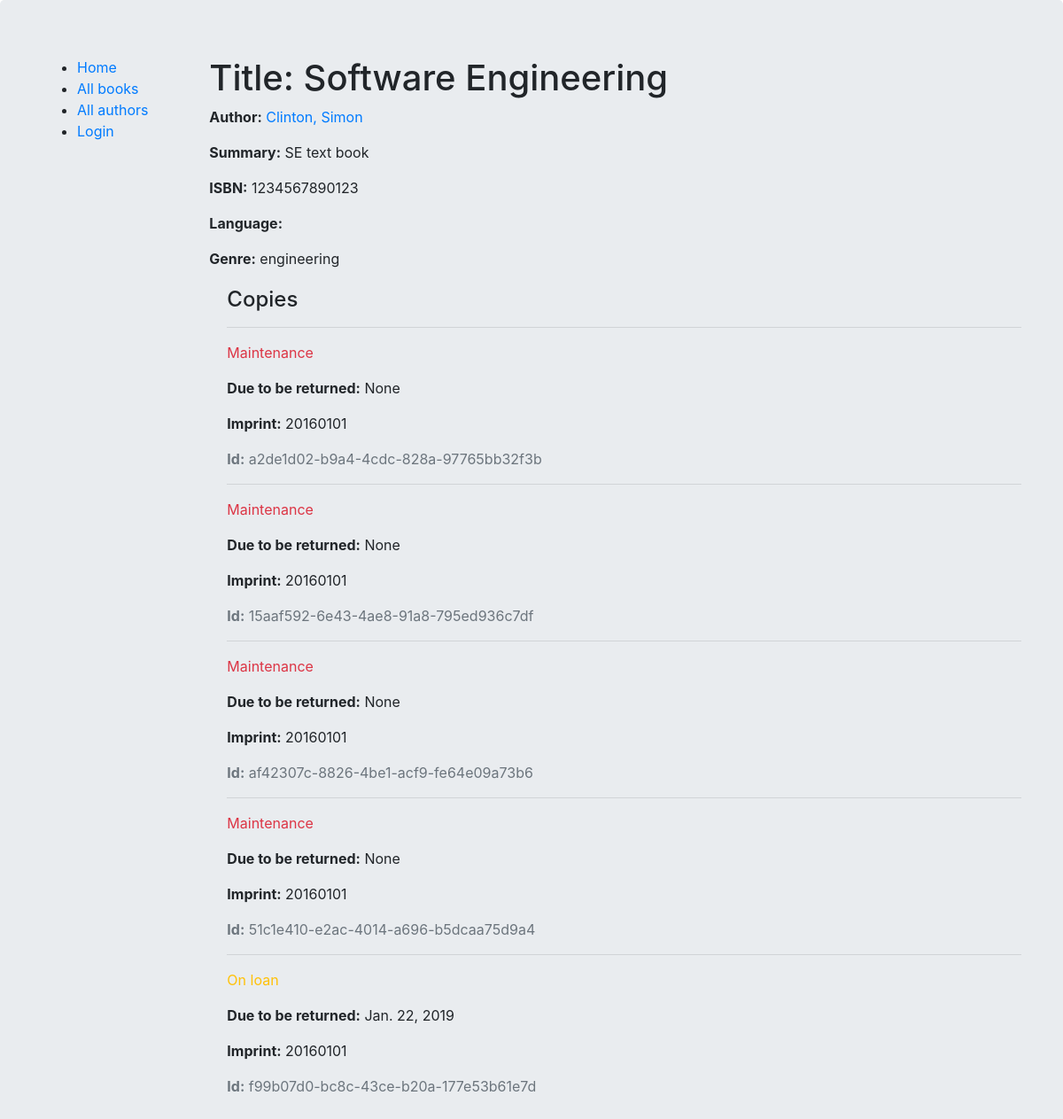
/catalog/book/2, run on the app's committed database.
### catalog/models.py (models this page shows, shortened)
class Book(models.Model):
    title = models.CharField(max_length=200)
    author = models.ForeignKey('Author', on_delete=models.SET_NULL, null=True)
    summary = models.TextField(max_length=1000, help_text='Enter a brief description of the book')
    isbn = models.CharField('ISBN', max_length=13, help_text='13 Character <a href="https://www.isbn-international.org/content/what-isbn">ISBN number</a>')
    genre = models.ManyToManyField(Genre, help_text='Select a genre for this book')
    def display_genre(self):
        """Create a string for the Genre. This is required to display genre in Admin."""
        return ', '.join(genre.name for genre in self.genre.all()[:3])
    display_genre.short_description = 'Genre'
    class Meta:
        ordering = ['title']

class Author(models.Model):
    first_name = models.CharField(max_length=100)
    last_name = models.CharField(max_length=100)
    date_of_birth = models.DateField(null=True, blank=True)
    date_of_death = models.DateField(null=True, blank=True)
    class Meta:
        ordering = ['last_name', 'first_name']
    def __str__(self):
        return f'{self.last_name}, {self.first_name}'

class Genre(models.Model):
    name = models.CharField(max_length=200, help_text='Enter a book genre (e.g. Science Fiction)')
    def __str__(self):
        return self.name

class BookInstance(models.Model):
    id = models.UUIDField(primary_key=True, default=uuid.uuid4, help_text='Unique ID for this particular book across whole library')
    book = models.ForeignKey('Book', on_delete=models.SET_NULL, null=True)
    borrower = models.ForeignKey(User, on_delete=models.SET_NULL, null=True, blank=True)
    imprint = models.CharField(max_length=200)
    due_back = models.DateField(null=True, blank=True)
    LOAN_STATUS = (
        ('m', 'Maintenance'),
        ('o', 'On loan'),
        ('a', 'Available'),
        ('r', 'Reserved'),
    )
    status = models.CharField(
        max_length=1,
        choices=LOAN_STATUS,
        blank=True,
        default='m',
        help_text='Book availability',
    )
    class Meta:
        ordering = ['due_back']
        permissions = (("Can_mark_returned", "Set book as returned"),)

### catalog/views.py (the view)
# urls.py: path('book/<int:pk>', views.BookDetailView.as_view(), name='book-detail')
class BookDetailView(generic.DetailView):
    model = Book
    paginate_by = 2

### catalog/templates/catalog/book_detail.html
{% extends "base_generic.html" %}
{% block content %}
  <h1>Title: {{ book.title }}</h1>
  <p><strong>Author:</strong> <a href="">{{ book.author }}</a></p>
  <p><strong>Summary:</strong> {{ book.summary }}</p>
  <p><strong>ISBN:</strong> {{ book.isbn }}</p>
  <p><strong>Language:</strong> {{ book.language }}</p>
  <p><strong>Genre:</strong> {% for genre in book.genre.all %} {{ genre }}{% if not forloop.last %}, {% endif %}{% endfor %}</p>
  <div style="margin-left:20px;margin-top:20px">
    <h4>Copies</h4>
    {% for copy in book.bookinstance_set.all %}
      <hr>
      <p class="{% if copy.status == 'a' %}text-success{% elif copy.status == 'm' %}text-danger{% else %}text-warning{% endif %}">{{ copy.get_status_display }}</p>
      {% if copy.status != 'a' %}
        <p><strong>Due to be returned:</strong> {{copy.due_back}}</p>
      {% endif %}
      <p><strong>Imprint:</strong> {{copy.imprint}}</p>
      <p class="text-muted"><strong>Id:</strong> {{copy.id}}</p>
    {% endfor %}
  </div>
{% endblock %}

### catalog/templates/base_generic.html (shortened to what this page needs)
<!DOCTYPE html>
<html lang="en">
<head>
  <link rel="stylesheet" href="https://stackpath.bootstrapcdn.com/bootstrap/4.1.3/css/bootstrap.min.css">
  {% load static %}
</head>
<body>
<div class="jumbotron">
  <div class="container-fluid">
    <div class="row">
      <div class="col-sm-2">
      {% block sidebar %}
        <ul class="sidebar-nav">
          <li><a href="{% url 'index' %}">Home</a></li>
          <li><a href="{% url 'books' %}">All books</a></li>
          <li><a href="">All authors</a></li>
          {% if user.is_authenticated %}
          <li>User: {{ user.get_username }}</li>
          <li><a href="{% url 'my-borrowed' %}">My Borrowed</a></li>
          {% if perms.catalog.can_mark_returned %}
          <li><a href="{% url 'return'%}">Return&Renew</a></li>
          {% endif %}
          <li><a href="{% url 'logout'%}?next={{request.path}}">Logout</a></li>
          {% else %}
          <li><a href="{% url 'login'%}?next={{request.path}}">Login</a></li>
          {% endif %}
        </ul>
     {% endblock %}
      </div>
      <div class="col-sm-10 ">{% block content %}{% endblock %}</div>
    </div>
  </div>
  </div>
</body>
</html>

### data on the page
Book: title "Software Engineering", author "Clinton, Simon", summary "SE text book", isbn "1234567890123"
Genre: name "engineering"
BookInstance: status "Maintenance", due_back "None", imprint "20160101", id "a2de1d02-b9a4-4cdc-828a-97765bb32f3b"
BookInstance: status "Maintenance", due_back "None", imprint "20160101", id "15aaf592-6e43-4ae8-91a8-795ed936c7df"
BookInstance: status "Maintenance", due_back "None", imprint "20160101", id "af42307c-8826-4be1-acf9-fe64e09a73b6"
BookInstance: status "Maintenance", due_back "None", imprint "20160101", id "51c1e410-e2ac-4014-a696-b5dcaa75d9a4"
BookInstance: status "On loan", due_back "Jan. 22, 2019", imprint "20160101", id "f99b07d0-bc8c-43ce-b20a-177e53b61e7d"
